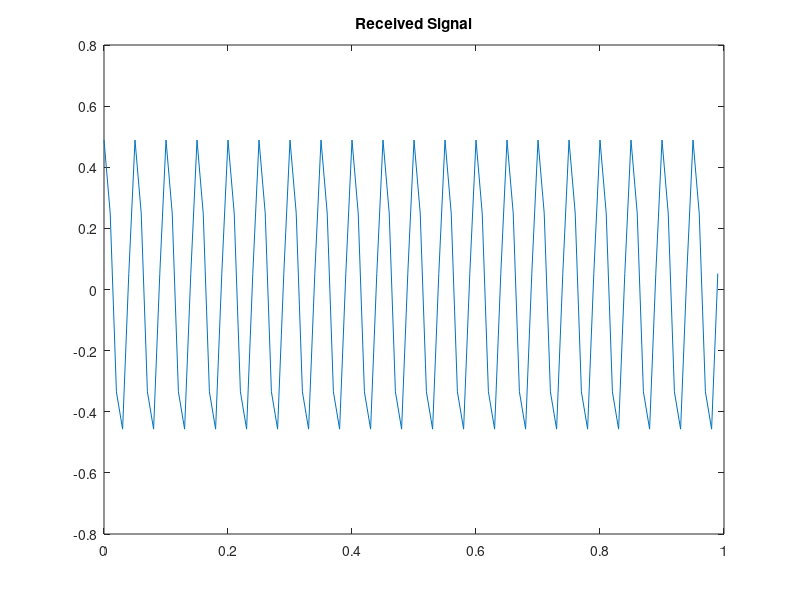

Write MATLAB code to recreate this figure.
clc;
clear;

% Creating Received signal
fc = 5;
fs = 100;
tstart = 0;
tend = 1;
v = (180*1000)/3600;
R = 250*1000;
B = 0.3;
a = 0.5;
C = 3e8;

ts = 1/fs;
t = tstart:ts:tend-ts;
fd = B*v;
p = 2/C;
td = p*R;

y = a*cos(2*pi*(fc+fd)*(t-td));
figure
plot(t,y)
title('Received Signal')

save('received1.mat',"y");